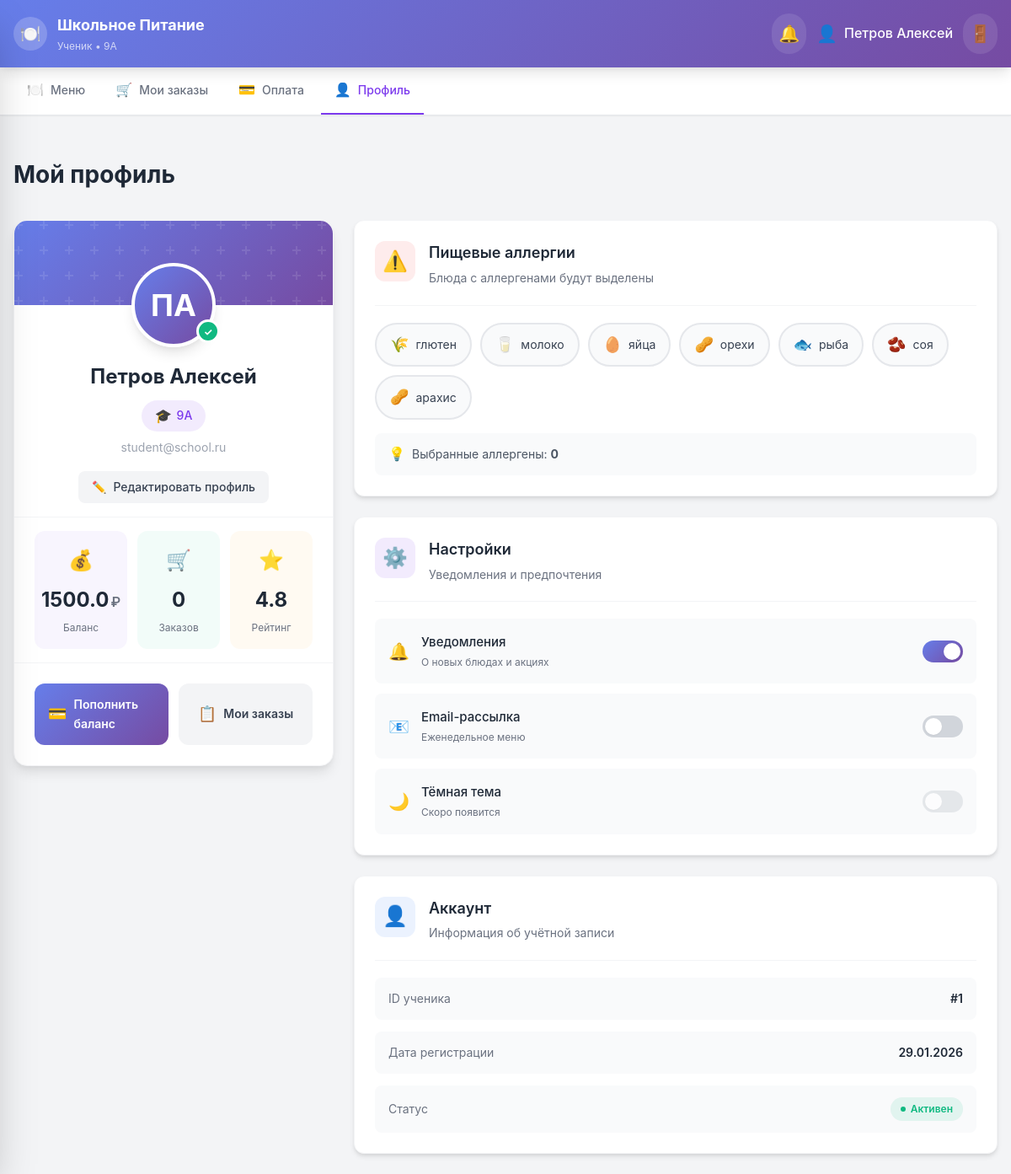
The page /student/profile (signed in) on the database its author committed.
### app.py (models this page shows)
class User(UserMixin, db.Model):
    id = db.Column(db.Integer, primary_key=True)
    email = db.Column(db.String(120), unique=True, nullable=False)
    password_hash = db.Column(db.String(256), nullable=False)
    name = db.Column(db.String(100), nullable=False)
    role = db.Column(db.String(20), nullable=False, default='student')
    student_class = db.Column(db.String(10))
    balance = db.Column(db.Float, default=0.0)
    allergies = db.Column(db.String(500), default='')
    created_at = db.Column(db.DateTime, default=datetime.utcnow)
    orders = db.relationship('Order', backref='user', lazy=True)
    reviews = db.relationship('Review', backref='user', lazy=True)
    notifications = db.relationship('Notification', backref='user', lazy=True)

### app.py (the view)
@app.route('/student/profile')
@login_required
@role_required('student')
def student_profile():
    all_allergens = ['глютен', 'молоко', 'яйца', 'орехи', 'рыба', 'соя', 'арахис']
    user_allergies = current_user.allergies.split(',') if current_user.allergies else []
    orders_count = Order.query.filter_by(user_id=current_user.id).count()
    return render_template('student/profile.html', all_allergens=all_allergens, user_allergies=user_allergies, orders_count=orders_count)

### app.py (called while the page is built)
def role_required(*roles):
    def decorator(f):
        @wraps(f)
        def decorated_function(*args, **kwargs):
            if not current_user.is_authenticated:
                return redirect(url_for('login'))
            if current_user.role not in roles:
                flash('У вас нет доступа к этой странице', 'error')
                return redirect(url_for('index'))
            return f(*args, **kwargs)
        return decorated_function
    return decorator

@login_manager.user_loader
def load_user(user_id):
    return User.query.get(int(user_id))

### templates/student/profile.html (shortened to what this page needs)
{% extends 'base.html' %}
{% block content %}
<div class="page-top-spacing">
    <div class="page-header mb-8">
        <h2 class="page-title">Мой профиль</h2>
    </div>
</div>
<div class="profile-page-grid">
    <div class="profile-main-card">
        <div class="profile-card-header">
            <div class="profile-header-pattern"></div>
        </div>
        <div class="profile-avatar-wrapper">
            <div class="profile-avatar-large">
                {{ current_user.name.split()[0][0] }}{{ current_user.name.split()[-1][0] if current_user.name.split()|length > 1 else '' }}
            </div>
            <div class="profile-online-badge">✓</div>
        </div>
        <div class="profile-info-section">
            <h3 class="profile-name">{{ current_user.name }}</h3>
            <div class="profile-class-badge">
                <span class="profile-class-icon">🎓</span>
                <span>{{ current_user.student_class }}</span>
            </div>
            <p class="profile-email">{{ current_user.email }}</p>
            <button onclick="openEditProfileModal()" class="btn btn-secondary mt-4">
                <span>✏️</span> Редактировать профиль
            </button>
        </div>
        <div class="profile-stats-grid">
            <div class="profile-stat-card profile-stat-balance">
                <div class="profile-stat-icon-wrapper">
                    <span>💰</span>
                </div>
                <div class="profile-stat-content">
                    <span class="profile-stat-number">{{ current_user.balance }}</span>
                    <span class="profile-stat-currency">₽</span>
                </div>
                <span class="profile-stat-name">Баланс</span>
            </div>
            <div class="profile-stat-card profile-stat-orders">
                <div class="profile-stat-icon-wrapper">
                    <span>🛒</span>
                </div>
                <div class="profile-stat-content">
                    <span class="profile-stat-number">{{ orders_count }}</span>
                </div>
                <span class="profile-stat-name">Заказов</span>
            </div>
            <div class="profile-stat-card profile-stat-rating">
                <div class="profile-stat-icon-wrapper">
                    <span>⭐</span>
                </div>
                <div class="profile-stat-content">
                    <span class="profile-stat-number">4.8</span>
                </div>
                <span class="profile-stat-name">Рейтинг</span>
            </div>
        </div>
        <div class="profile-quick-actions">
            <a href="{{ url_for('student_payment') }}" class="profile-action-btn profile-action-primary">
                <span class="profile-action-icon">💳</span>
                <span>Пополнить баланс</span>
            </a>
            <a href="{{ url_for('student_orders') }}" class="profile-action-btn profile-action-secondary">
                <span class="profile-action-icon">📋</span>
                <span>Мои заказы</span>
            </a>
        </div>
    </div>
    <div class="profile-right-column">
        <div class="profile-settings-card">
            <div class="profile-settings-header">
                <div class="profile-settings-icon allergy-icon">
                    <span>⚠️</span>
                </div>
                <div class="profile-settings-title">
                    <h3>Пищевые аллергии</h3>
                    <p>Блюда с аллергенами будут выделены</p>
                </div>
            </div>
            <div class="allergens-selection" id="allergies-container">
                {% for allergen in all_allergens %}
                <button onclick="toggleAllergen('{{ allergen }}')"
                        class="allergen-chip {% if allergen in user_allergies %}active{% endif %}"
                        data-allergen="{{ allergen }}">
                    <span class="allergen-icon">
                        {% if allergen == 'глютен' %}🌾{% elif allergen == 'молоко' %}🥛{% elif allergen == 'яйца' %}🥚{% elif allergen == 'орехи' %}🥜{% elif allergen == 'рыба' %}🐟{% elif allergen == 'соя' %}🫘{% elif allergen == 'арахис' %}🥜{% else %}❌{% endif %}
                    </span>
                    <span class="allergen-name">{{ allergen }}</span>
                </button>
                {% endfor %}
            </div>
            <div class="allergen-hint">
                <span class="hint-icon">💡</span>
                <span>Выбранные аллергены: <strong>{{ user_allergies|length }}</strong></span>
            </div>
        </div>
        <div class="profile-settings-card">
            <div class="profile-settings-header">
                <div class="profile-settings-icon preferences-icon">
                    <span>⚙️</span>
                </div>
                <div class="profile-settings-title">
                    <h3>Настройки</h3>
                    <p>Уведомления и предпочтения</p>
                </div>
            </div>
            <div class="settings-list">
                <div class="setting-item">
                    <div class="setting-info">
                        <span class="setting-icon">🔔</span>
                        <div class="setting-text">
                            <span class="setting-name">Уведомления</span>
                            <span class="setting-desc">О новых блюдах и акциях</span>
                        </div>
                    </div>
                    <label class="toggle-switch">
                        <span class="toggle-slider"></span>
                    </label>
                </div>
                <div class="setting-item">
                    <div class="setting-info">
                        <span class="setting-icon">📧</span>
                        <div class="setting-text">
                            <span class="setting-name">Email-рассылка</span>
                            <span class="setting-desc">Еженедельное меню</span>
                        </div>
                    </div>
                    <label class="toggle-switch">
                        <span class="toggle-slider"></span>
                    </label>
                </div>
                <div class="setting-item">
                    <div class="setting-info">
                        <span class="setting-icon">🌙</span>
                        <div class="setting-text">
                            <span class="setting-name">Тёмная тема</span>
                            <span class="setting-desc">Скоро появится</span>
                        </div>
                    </div>
                    <label class="toggle-switch">
                        <span class="toggle-slider disabled"></span>
                    </label>
                </div>
            </div>
        </div>
        <div class="profile-settings-card">
            <div class="profile-settings-header">
                <div class="profile-settings-icon account-icon">
                    <span>👤</span>
                </div>
                <div class="profile-settings-title">
                    <h3>Аккаунт</h3>
                    <p>Информация об учётной записи</p>
                </div>
            </div>
            <div class="account-info-list">
                <div class="account-info-item">
                    <span class="account-info-label">ID ученика</span>
                    <span class="account-info-value">#{{ current_user.id }}</span>
                </div>
                <div class="account-info-item">
                    <span class="account-info-label">Дата регистрации</span>
                    <span class="account-info-value">{{ current_user.created_at.strftime('%d.%m.%Y') }}</span>
                </div>
                <div class="account-info-item">
                    <span class="account-info-label">Статус</span>
                    <span class="account-status active">Активен</span>
                </div>
            </div>
        </div>
    </div>
</div>
{% endblock %}

### templates/base.html (shortened to what this page needs)
<!DOCTYPE html>
<html lang="ru">
<head>
    <link rel="stylesheet" href="{{ url_for('static', filename='css/style.css') }}">
    <link rel="stylesheet" href="{{ url_for('static', filename='css/mobile.css') }}">
    <script src="https://cdn.jsdelivr.net/npm/@tailwindcss/browser@4"></script>
</head>
<body class="body-bg">
    {% if current_user.is_authenticated %}
    <header class="header">
        <div class="header-container">
            <div class="header-content">
                <div class="header-logo">
                    <div class="header-logo-icon">🍽️</div>
                    <div class="header-title">
                        <h1>Школьное Питание</h1>
                        <p>
                            {% if current_user.role == 'student' %}Ученик{% elif current_user.role == 'cook' %}Повар{% else %}Администратор{% endif %}
                            {% if current_user.student_class %} • {{ current_user.student_class }}{% endif %}
                        </p>
                    </div>
                </div>
                <div class="header-actions">
                    <div class="header-notifications">
                        <button onclick="toggleNotifications()" class="header-btn">
                            <span>🔔</span>
                        </button>
                    </div>
                    <div class="header-user-info">
                        <span class="header-user-avatar">👤</span>
                        <span class="header-user-name">{{ current_user.name }}</span>
                    </div>
                    <a href="{{ url_for('logout') }}" class="header-logout" title="Выйти">🚪</a>
                </div>
            </div>
        </div>
    </header>
    <nav class="desktop-nav">
        <div class="nav-container">
            <div class="nav-tabs">
                {% if current_user.role == 'student' %}
                <a href="{{ url_for('student_menu') }}" class="nav-tab {% if request.endpoint == 'student_menu' %}active{% endif %}">
                    <span class="nav-icon">🍽️</span> Меню
                </a>
                <a href="{{ url_for('student_orders') }}" class="nav-tab {% if request.endpoint == 'student_orders' %}active{% endif %}">
                    <span class="nav-icon">🛒</span> Мои заказы
                </a>
                <a href="{{ url_for('student_payment') }}" class="nav-tab {% if request.endpoint == 'student_payment' %}active{% endif %}">
                    <span class="nav-icon">💳</span> Оплата
                </a>
                <a href="{{ url_for('student_profile') }}" class="nav-tab {% if request.endpoint == 'student_profile' %}active{% endif %}">
                    <span class="nav-icon">👤</span> Профиль
                </a>
                {% endif %}
            </div>
        </div>
    </nav>
    {% endif %}
    <main class="main-container">
        {% block content %}{% endblock %}
    </main>
</body>
</html>

### rows shown on the page
User: student_class "9А", name "Петров Алексей", name "П", name.split|length "А", email "student@school.ru", balance "1500.0", id "1", created_at "29.01.2026"

### other values the page prints
{{ orders_count }} "0"
{{ allergen }} "глютен" "молоко" "яйца" "орехи" "рыба" "соя" "арахис"
{{ user_allergies|length }} "0"
